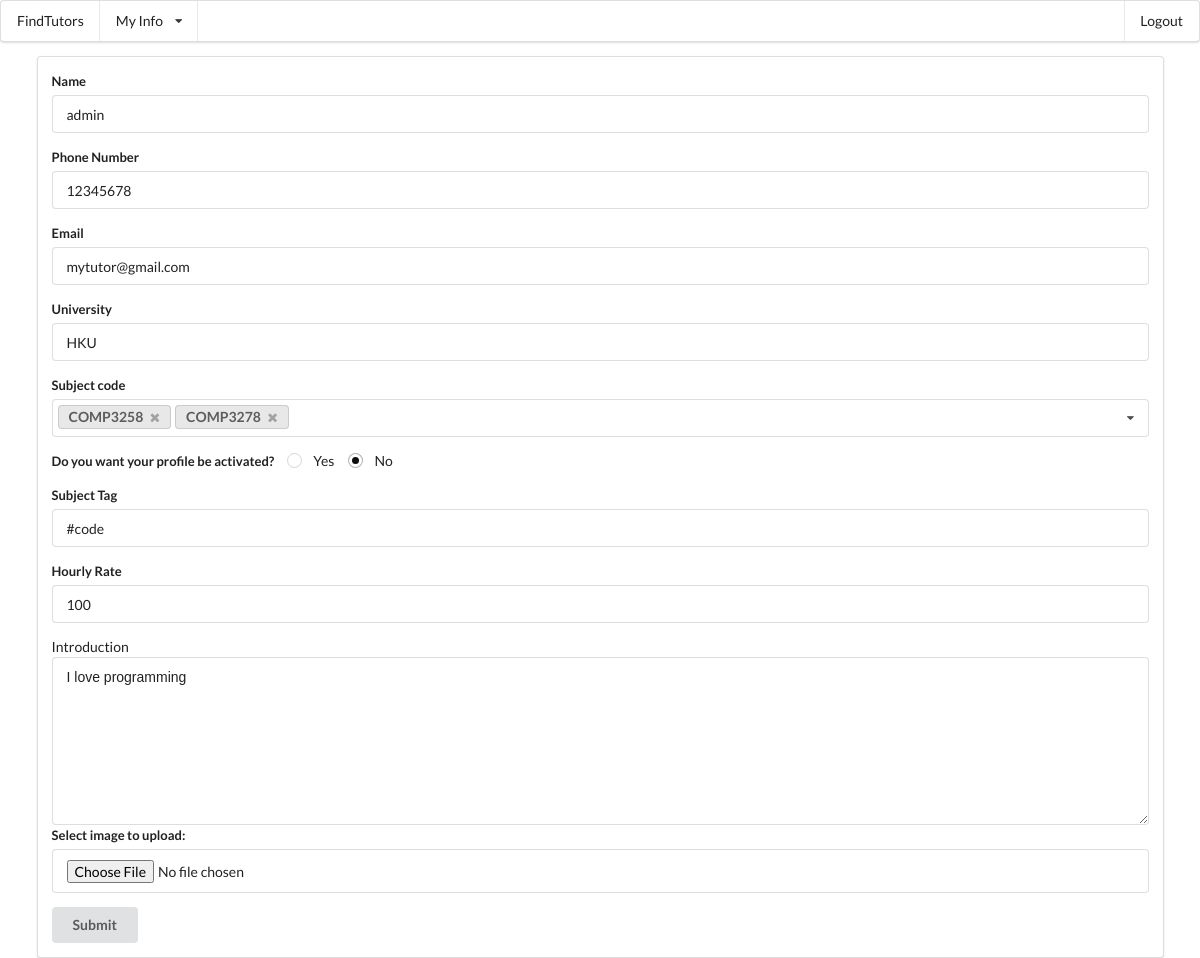
Page /main/editAccountDetail (signed in) on the committed database.
### mainApp/models.py (models this page shows, shortened)
class Tutor(models.Model):
	phoneNumber=models.CharField(max_length=10)
	photo_url=models.CharField(max_length=30)
	user = models.OneToOneField(User, on_delete=models.CASCADE)
	tutor_type=models.CharField(max_length=8,default="Private")#Contract/Private
	university=models.CharField(max_length=60)
	teach_course_code=models.ManyToManyField(SubjectCode)
	subject_tag=models.CharField(max_length=60)
	hourly_rate=models.IntegerField(default=100)
	introduction=models.TextField(default="I love programming")
	activated=models.BooleanField(default=True)#profiles show to public or not
	avg_review=models.IntegerField(default=-1)

class SubjectCode(models.Model):
	subject_code=models.CharField(max_length=8)
	@classmethod
	def getCodeList(cls):
		return SubjectCode.objects.all().values("subject_code")

### mainApp/views.py (the view)
@login_required
def editAccountDetail(request):
    if request.method == 'POST':
        request.user.username = request.POST['Name']
        request.user.email = request.POST['email']
        request.user.student.phoneNumber= request.POST['phoneNumber']
        request.user.student.save()
        if('newImage' in request.FILES):
            fs = FileSystemStorage()
            fs.delete('profilepic/'+str(request.user.id)+'.jpg')
            filename=fs.save('profilepic/'+str(request.user.id)+'.jpg',request.FILES['newImage'])
        request.user.save()
        if(hasattr(request.user,'tutor')):
            tutor = request.user.tutor
            tutor.phoneNumber= request.POST['phoneNumber']
            tutor.university = request.POST['university']
            tutor.subject_tag = request.POST['subject_tag']
            tutor.hourly_rate = request.POST['hourly_rate']
            tutor.introduction = request.POST['introduction']
            tutor.activated= (request.POST['activated']=='y')
            subject_list=request.POST.getlist('subject')
            tutor.teach_course_code.clear()
            if(isinstance(subject_list,list)):
                for i in subject_list:
                    tutor.teach_course_code.add(SubjectCode.objects.get(subject_code=i))
            else:
                tutor.teach_course_code.add(SubjectCode.objects.get(subject_code=subject_list))
            tutor.save()
        return HttpResponseRedirect('/main/viewAccountDetail')
    else:
        if(hasattr(request.user,'tutor')):
            this_user = request.user.tutor
            if this_user.activated:
            	activate_yes = 'checked = "yes"'
            	activate_no = ''
            else:
            	activate_yes = ''
            	activate_no = 'checked = "yes"'
            return render(request,'mainApp/editAccountDetail_tutor.html',{'this_user':this_user,"subject_list":SubjectCode.getCodeList(),"teach_course_code":this_user.teach_course_code.values('subject_code'), "activate_yes": activate_yes, "activate_no": activate_no})
        else:
            this_user = request.user.student
            return render(request,'mainApp/editAccountDetail_student.html',{'this_user':this_user})

### mainApp/templates/mainApp/editAccountDetail_tutor.html (shortened to what this page needs)
{% extends "mainApp/base.html" %}
{% block content %}
<div class="ui segment">
<form class="ui form" action="editAccountDetail" method="post" enctype="multipart/form-data">{% csrf_token %}
    <div class="field">
        <label>Name</label>
        <input type="text" name="Name" placeholder="Name" value={{this_user.user.username}}>
    </div>
    <div class="field">
        <label>Phone Number</label>
        <input type="text" name="phoneNumber" placeholder="Phone Number" value={{this_user.phoneNumber}}>
    </div>
    <div class="field">
        <label>Email</label>
        <input type="text" name="email" placeholder="email" value={{this_user.user.email}}>
    </div>
    <div class="field">
        <label>University</label>
        <input type="text" name="university" placeholder="university" value={{this_user.university}}>
    </div>
	<div class="wide field">
	<label>Subject code</label>
<select name="subject" multiple="" class="ui fluid dropdown">
	{% for code in subject_list %}
    {% if code in teach_course_code %}
    <option value="{{code.subject_code}}" selected>{{code.subject_code}}</option>
    {% else %}
    <option value="{{code.subject_code}}" >{{code.subject_code}}</option>
    {% endif %}
	{% endfor %}
</select>
</div>
      <div class="inline fields">
    <label>Do you want your profile be activated?</label>
    <div class="field">
      <div class="ui radio checkbox">
        <label>Yes</label>
      </div>
    </div>
    <div class="field">
      <div class="ui radio checkbox">
        <label>No</label>
      </div>
    </div>
		</div>
    <div class="field">
        <label>Subject Tag</label>
        <input type="text" name="subject_tag" placeholder="subject_tag" value={{this_user.subject_tag}}>
    </div>
    <div class="field">
        <label>Hourly Rate</label>
        <input type="text" name="hourly_rate" placeholder="hourly_rate" value={{this_user.hourly_rate}} {% if this_user.tutor_type == 'Contract' %}readonly {% endif %}>
    </div>
    <div>
        <label>Introduction</label>
        <textarea name="introduction" placeholder="introduction">{{this_user.introduction}}</textarea>
    </div>
    <div class="field">
        <label>Select image to upload:</label>
        <input type="file" name="newImage" accept="image/*"/>
    </div>
    <button class="ui button" type="submit">Submit</button>
</form>
</div>
{% endblock %}

### rows in the picture
Tutor: Name "admin", phoneNumber "12345678", email "mytutor@gmail.com", university "HKU", subject_tag "#code", hourly_rate "100", introduction "I love programming"
SubjectCode: subject_code "COMP3258"
SubjectCode: subject_code "COMP3278"
